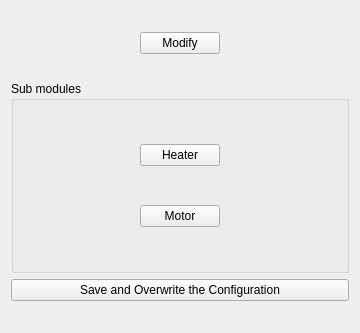
<?xml version="1.0" encoding="UTF-8"?>
<ui version="4.0">
 <class>SystemTracking::CRotaryValveConfiguration</class>
 <widget class="QWidget" name="SystemTracking::CRotaryValveConfiguration">
  <property name="geometry">
   <rect>
    <x>0</x>
    <y>0</y>
    <width>360</width>
    <height>333</height>
   </rect>
  </property>
  <property name="windowTitle">
   <string>Form</string>
  </property>
  <layout class="QGridLayout" name="gridLayout_2">
   <item row="1" column="0">
    <spacer name="horizontalSpacer_3">
     <property name="orientation">
      <enum>Qt::Horizontal</enum>
     </property>
     <property name="sizeHint" stdset="0">
      <size>
       <width>40</width>
       <height>20</height>
      </size>
     </property>
    </spacer>
   </item>
   <item row="0" column="1">
    <spacer name="verticalSpacer_4">
     <property name="orientation">
      <enum>Qt::Vertical</enum>
     </property>
     <property name="sizeHint" stdset="0">
      <size>
       <width>20</width>
       <height>40</height>
      </size>
     </property>
    </spacer>
   </item>
   <item row="5" column="1">
    <spacer name="verticalSpacer_6">
     <property name="orientation">
      <enum>Qt::Vertical</enum>
     </property>
     <property name="sizeHint" stdset="0">
      <size>
       <width>20</width>
       <height>40</height>
      </size>
     </property>
    </spacer>
   </item>
   <item row="2" column="1">
    <spacer name="verticalSpacer_5">
     <property name="orientation">
      <enum>Qt::Vertical</enum>
     </property>
     <property name="sizeHint" stdset="0">
      <size>
       <width>20</width>
       <height>40</height>
      </size>
     </property>
    </spacer>
   </item>
   <item row="1" column="1">
    <widget class="QPushButton" name="modifyRotaryValve">
     <property name="text">
      <string>Modify</string>
     </property>
    </widget>
   </item>
   <item row="1" column="2">
    <spacer name="horizontalSpacer_4">
     <property name="orientation">
      <enum>Qt::Horizontal</enum>
     </property>
     <property name="sizeHint" stdset="0">
      <size>
       <width>40</width>
       <height>20</height>
      </size>
     </property>
    </spacer>
   </item>
   <item row="3" column="0" colspan="3">
    <widget class="QGroupBox" name="groupBox">
     <property name="title">
      <string>Sub modules</string>
     </property>
     <layout class="QGridLayout" name="gridLayout">
      <item row="1" column="1">
       <widget class="QPushButton" name="modifyHeater">
        <property name="text">
         <string>Heater</string>
        </property>
       </widget>
      </item>
      <item row="3" column="1">
       <widget class="QPushButton" name="modifyMotor">
        <property name="text">
         <string>Motor</string>
        </property>
       </widget>
      </item>
      <item row="1" column="0">
       <spacer name="horizontalSpacer">
        <property name="orientation">
         <enum>Qt::Horizontal</enum>
        </property>
        <property name="sizeHint" stdset="0">
         <size>
          <width>40</width>
          <height>20</height>
         </size>
        </property>
       </spacer>
      </item>
      <item row="0" column="1">
       <spacer name="verticalSpacer">
        <property name="orientation">
         <enum>Qt::Vertical</enum>
        </property>
        <property name="sizeHint" stdset="0">
         <size>
          <width>20</width>
          <height>40</height>
         </size>
        </property>
       </spacer>
      </item>
      <item row="1" column="2">
       <spacer name="horizontalSpacer_2">
        <property name="orientation">
         <enum>Qt::Horizontal</enum>
        </property>
        <property name="sizeHint" stdset="0">
         <size>
          <width>40</width>
          <height>20</height>
         </size>
        </property>
       </spacer>
      </item>
      <item row="2" column="1">
       <spacer name="verticalSpacer_2">
        <property name="orientation">
         <enum>Qt::Vertical</enum>
        </property>
        <property name="sizeHint" stdset="0">
         <size>
          <width>20</width>
          <height>40</height>
         </size>
        </property>
       </spacer>
      </item>
      <item row="4" column="1">
       <spacer name="verticalSpacer_3">
        <property name="orientation">
         <enum>Qt::Vertical</enum>
        </property>
        <property name="sizeHint" stdset="0">
         <size>
          <width>20</width>
          <height>40</height>
         </size>
        </property>
       </spacer>
      </item>
     </layout>
    </widget>
   </item>
   <item row="4" column="0" colspan="3">
    <widget class="QPushButton" name="finalizeConfigBtn">
     <property name="text">
      <string>Save and Overwrite the Configuration</string>
     </property>
    </widget>
   </item>
  </layout>
 </widget>
 <resources/>
 <connections/>
</ui>
